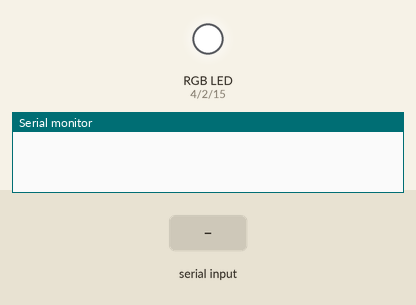
A sketch run on a simulated ESP32. On the bench: an RGB LED mixed from three pins (HIGH = lit), the last lines printed to the serial monitor. The inputs (shaded band) are chosen by the test bench. Nothing arrives over Bluetooth unless stated.

Above: at 1.2 s.
1.3 s: "RED\n" received over the second serial link
At 2.2 s:
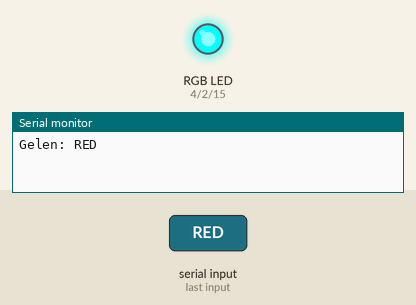
2.8 s: "GREEN\n" received over the second serial link
At 3.3 s:
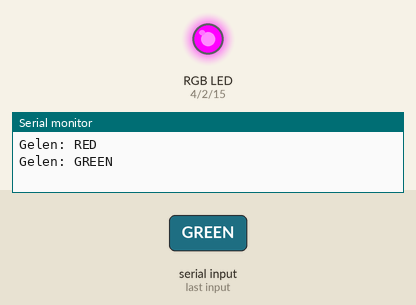
4.3 s: "BLUE\n" received over the second serial link
At 5.5 s:
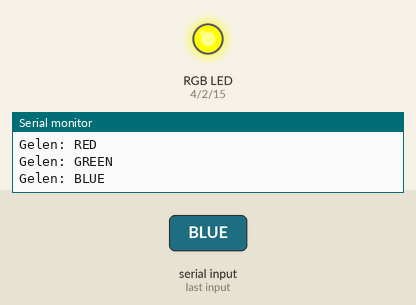
5.8 s: "BRIGHTNESS:90\n" received over the second serial link
At 6.8 s:
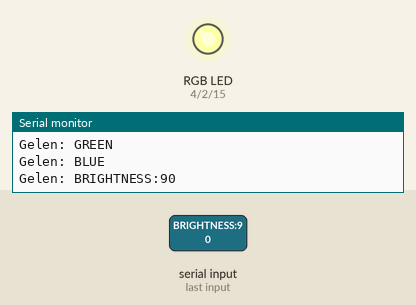
7.3 s: "OFF\n" received over the second serial link
At 8.0 s:
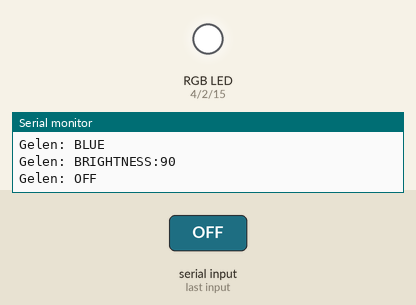
8.8 s: "RED\n" received over the second serial link
At 9.1 s:
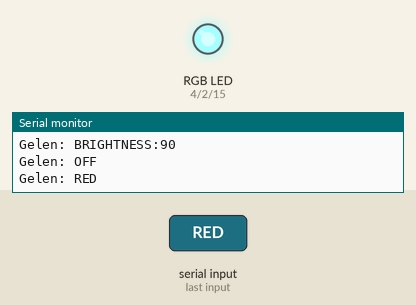
Timing chart, 0 to 11.3 s (numbered marks = the images above; inputs shaded):
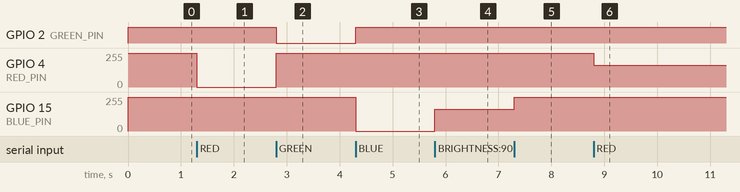

Measured:
- after the input at 1.3 s, GPIO 4 (RED_PIN): 255/255 → 0/255 at once
- after the input at 2.8 s, GPIO 2 (GREEN_PIN): HIGH → LOW at once; GPIO 4 (RED_PIN): 0/255 → 255/255 at once
- after the input at 4.3 s, GPIO 2 (GREEN_PIN): LOW → HIGH at once; GPIO 15 (BLUE_PIN): 255/255 → 0/255 at once
- after the input at 5.8 s, GPIO 15 (BLUE_PIN): 0/255 → 165/255 at once
- after the input at 7.3 s, GPIO 15 (BLUE_PIN): 165/255 → 255/255 at once
- after the input at 8.8 s, GPIO 4 (RED_PIN): 255/255 → 165/255 at once

The sketch:

Color_Version.ino
```cpp
#include "BluetoothSerial.h"
BluetoothSerial SerialBT;

#define RED_PIN 4
#define GREEN_PIN 2
#define BLUE_PIN 15

int currentBrightness = 255; // Varsayılan maksimum parlaklık
String currentColor = "OFF";

void setup() {
  Serial.begin(115200);
  SerialBT.begin("ESP32_LED");

  pinMode(RED_PIN, OUTPUT);
  pinMode(GREEN_PIN, OUTPUT);
  pinMode(BLUE_PIN, OUTPUT);

  // Başlangıçta tüm LED'leri kapat
  digitalWrite(RED_PIN, HIGH);
  digitalWrite(GREEN_PIN, HIGH);
  digitalWrite(BLUE_PIN, HIGH);
}

void updateLEDs() {
  if (currentColor == "OFF") {
    analogWrite(RED_PIN, 255);
    analogWrite(GREEN_PIN, 255);
    analogWrite(BLUE_PIN, 255);
  } else {
    int brightness = map(currentBrightness, 0, 255, 255, 0); // Ters çevir çünkü 0 tam parlaklık

    if (currentColor == "RED") {
      analogWrite(RED_PIN, brightness);
      analogWrite(GREEN_PIN, 255);
      analogWrite(BLUE_PIN, 255);
    } else if (currentColor == "GREEN") {
      analogWrite(RED_PIN, 255);
      analogWrite(GREEN_PIN, brightness);
      analogWrite(BLUE_PIN, 255);
    } else if (currentColor == "BLUE") {
      analogWrite(RED_PIN, 255);
      analogWrite(GREEN_PIN, 255);
      analogWrite(BLUE_PIN, brightness);
    }
  }
}

void loop() {
  if (SerialBT.available()) {
    String cmd = SerialBT.readStringUntil('\n');
    cmd.trim();
    Serial.println("Gelen: " + cmd);

    if (cmd.startsWith("BRIGHTNESS:")) {
      currentBrightness = cmd.substring(11).toInt();
      updateLEDs();
    } else if (cmd == "RED" || cmd == "GREEN" || cmd == "BLUE" || cmd == "OFF") {
      currentColor = cmd;
      updateLEDs();
    }
  }
}
```
